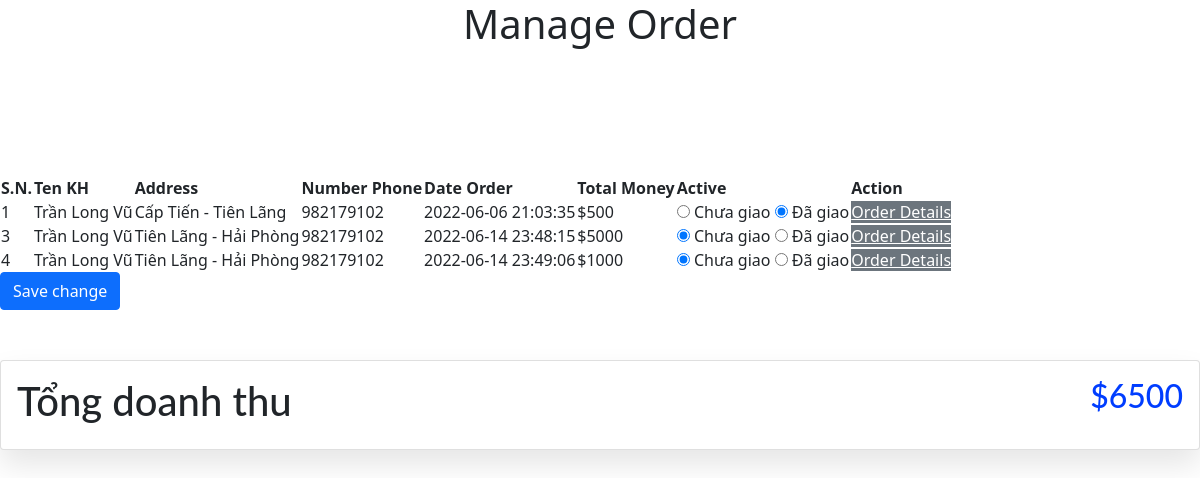
The page /ControllersAdmin/ctlOrdered.php on the database its author committed.
### tables this page shows
CREATE TABLE `ordered` (
  `id` int(11) NOT NULL,
  `userId` int(11) NOT NULL,
  `address` varchar(100) NOT NULL,
  `telephone` int(11) NOT NULL,
  `date` datetime NOT NULL DEFAULT current_timestamp(),
  `price` int(11) NOT NULL,
  `auth` tinyint(1) NOT NULL DEFAULT 0
);

CREATE TABLE `user` (
  `id` int(11) NOT NULL,
  `name` varchar(30) NOT NULL,
  `email` varchar(30) NOT NULL,
  `password` varchar(50) NOT NULL,
  `address` varchar(100) NOT NULL,
  `telephone` int(11) NOT NULL
);

### Models/clsDatabase.php (called while the page is built, shortened)
<?php
class clsDatabase
{
    public $conn = null;
    function __construct()
    {
        try {
            $this->conn = new pdo("mysql:host=localhost;dbname=website-project", "root", '');
            $this->conn->exec('set names utf8');
        } catch (\Throwable $th) {
            echo '<h3>' . $th->getMessage() . '</h3>';
            die('loi database');
        }
    }
    function ThucThiSQL($sql, $data = null)
    {
        $this->pdo_stm = $this->conn->prepare($sql);
        $result = false;
        if ($data !== null) {
            $result =   $this->pdo_stm->execute($data);
        } else
            $result = $this->pdo_stm->execute();
        return $result;
    }
}

### Models/clsOrdered.php (called while the page is built, shortened)
<?php
require_once("clsDatabase.php");
class clsOrdered
{
	public $db;
	function __construct()
	{
		$this->db = new clsDatabase();
	}
	function ShowDsOrder()
	{
		$sql = "SELECT * ,ordered.id AS orderedID,ordered.telephone
		 AS orderedPhone,ordered.address AS orderedAddress FROM ordered
			INNER JOIN user ON  ordered.userId = user.id ";
		$ketqua = $this->db->ThucthiSQL($sql);
		if ($ketqua == TRUE)
			$this->data = $this->db->pdo_stm->fetchAll();
		return $ketqua;
	}
	function totalOrdered()
	{
		$sql = "SELECT sum(price) as total FROM ordered ";
		$ketqua = $this->db->ThucthiSQL($sql);
		if ($ketqua == TRUE)
			$this->data = $this->db->pdo_stm->fetch();
		return $ketqua;
	}
}

### Views/vAdmin/vOrdered.php (the view, shortened to what this page needs)
<link href="https://cdn.jsdelivr.net/npm/bootstrap@5.1.3/dist/css/bootstrap.min.css" rel="stylesheet">
<div class="main-content">
    <div class="wrapper view-order">
        <h1 class="text-center">Manage Order</h1>
        <br />
        <br>
        <br /><br /><br />
        <form action="?module=ordered&act=update" method="post">
            <table class="tbl-full">
                <tr>
                    <th>S.N.</th>
                    <th>Ten KH</th>
                    <th>Address</th>
                    <th>Number Phone</th>
                    <th>Date Order</th>
                    <th>Total Money</th>
                    <th>Active</th>
                    <th>Action</th>
                </tr>
                <?php
                $rows = $ordered->data;
                foreach ($rows as $row) {
                ?>
                <tr>
                    <td><?= $row["orderedID"] ?></td>
                    <td><?= $row["name"] ?></td>
                    <td><?= $row["orderedAddress"] ?></td>
                    <td><?= $row["orderedPhone"] ?></td>
                    <td><?= $row["date"] ?></td>
                    <td>$<?= $row["price"] ?></td>
                    <td>
                        <input type="radio" name="<?= $row['orderedID'] ?>" <?= $row['auth'] == 0 ? 'checked' : '' ?>
                            value="0">
                        Chưa giao
                        <input type="radio" name="<?= $row['orderedID'] ?>" <?= $row['auth'] == 1 ? 'checked' : '' ?>
                            value="1">
                        Đã giao
                    </td>
                    <td>
                        <a href="?module=ordered&act=chitiet&id=<?= $row["orderedID"] ?>" class="btn-secondary">Order
                            Details</a>
                    </td>
                </tr>
                <?php
                }
                ?>
            </table>
            <button type="submit" class="btn btn-primary">Save change</button>
            <div class="card">
                <div class="card-body total">
                    <h1>Tổng doanh thu</h1>
                    <h2>$<?= $total ?></h2>
                </div>
            </div>
        </form>
    </div>
</div>

### Views/vAdmin/vOrdered.php (style rules this page uses)
.card { display: flex; margin: 50px 0; height: auto; width: 100%; background-color: #fff; position: relative; box-shadow: 0 15px 30px rgba(0, 0, 0, 0.1); font-family: 'Lato', sans-serif; }
.card .total { display: flex; justify-content: space-between; }
.card .total h2 { color: #003dff; }

### rows shown on the page
ordered: id "1", userId.name "Trần Long Vũ", address "Cấp Tiến - Tiên Lãng", telephone "982179102", date "2022-06-06 21:03:35", price "500", auth "☑"
ordered: id "3", userId.name "Trần Long Vũ", address "Tiên Lãng - Hải Phòng", telephone "982179102", date "2022-06-14 23:48:15", price "5000", auth "☑"
ordered: id "4", userId.name "Trần Long Vũ", address "Tiên Lãng - Hải Phòng", telephone "982179102", date "2022-06-14 23:49:06", price "1000", auth "☑"

### other values the page prints
$total "6500"
